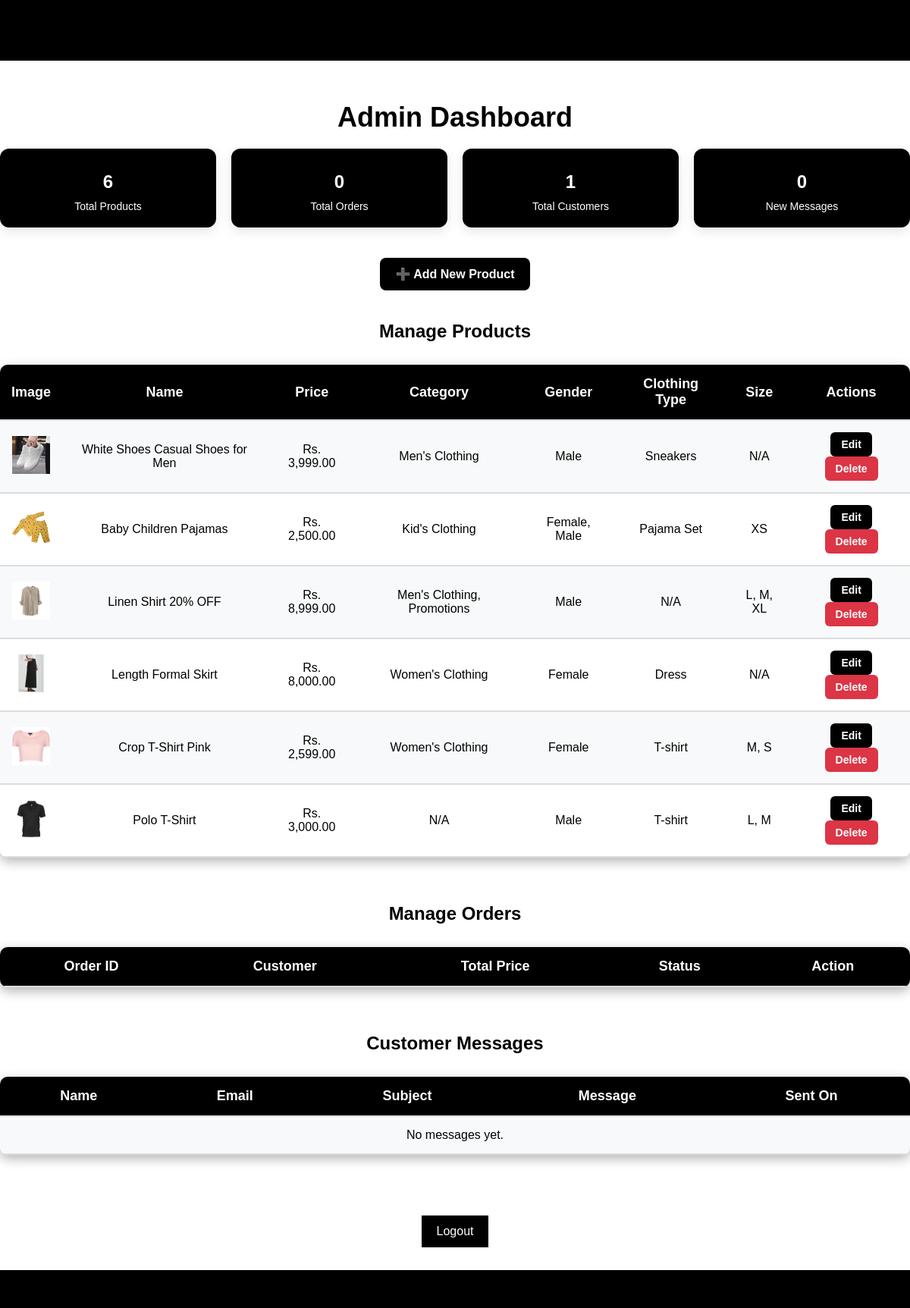
Page /admin/dashboard.php (signed in) on the committed database.
### tables this page shows
CREATE TABLE `products` (
  `id` int(11) NOT NULL,
  `name` varchar(255) NOT NULL,
  `image` varchar(255) NOT NULL,
  `description` text NOT NULL,
  `price` decimal(10,2) NOT NULL,
  `category` varchar(255) DEFAULT NULL,
  `gender` varchar(255) DEFAULT NULL,
  `clothing_type` varchar(255) DEFAULT NULL,
  `size` varchar(255) DEFAULT NULL
);

### admin/dashboard.php (the view, shortened to what this page needs)
<?php
include '../includes/db.php';
$totalProducts = $conn->query("SELECT COUNT(*) AS total FROM products")->fetch_assoc()['total'];
$totalOrders = $conn->query("SELECT COUNT(*) AS total FROM orders")->fetch_assoc()['total'];
$totalCustomers = $conn->query("SELECT COUNT(*) AS total FROM customers")->fetch_assoc()['total'];
$totalMessages = $conn->query("SELECT COUNT(*) AS total FROM messages WHERE status = 'unread'")->fetch_assoc()['total'];
?>
<!DOCTYPE html>
<html lang="en">
<head>
    <link rel="stylesheet" href="../css/admin.css?v=<?php echo time(); ?>">
</head>
<body>
<div class="admin-container">
    <h1>Admin Dashboard</h1>
    <div class="stats">
        <div class="stat-box"><h2><?php echo $totalProducts; ?></h2><p>Total Products</p></div>
        <div class="stat-box"><h2><?php echo $totalOrders; ?></h2><p>Total Orders</p></div>
        <div class="stat-box"><h2><?php echo $totalCustomers; ?></h2><p>Total Customers</p></div>
        <div class="stat-box"><h2><?php echo $totalMessages; ?></h2><p>New Messages</p></div>
    </div>
    <a href="add_product.php" class="btn add-product-btn">➕ Add New Product</a>
    <h2>Manage Products</h2>
    <table class="dashboard-table">
        <thead>
            <tr>
                <th>Image</th>
                <th>Name</th>
                <th>Price</th>
                <th>Category</th>
                <th>Gender</th>
                <th>Clothing Type</th>
                <th>Size</th>
                <th>Actions</th>
            </tr>
        </thead>
        <tbody>
            <?php
                $productQuery = $conn->query("
                SELECT p.id, p.name, p.price, p.image,
                GROUP_CONCAT(DISTINCT pg.gender SEPARATOR ', ') AS genders,
                GROUP_CONCAT(DISTINCT pct.clothing_type SEPARATOR ', ') AS clothing_types,
                GROUP_CONCAT(DISTINCT ps.size SEPARATOR ', ') AS sizes,
                GROUP_CONCAT(DISTINCT pc.category SEPARATOR ', ') AS categories
                FROM products p
                LEFT JOIN product_genders pg ON p.id = pg.product_id
                LEFT JOIN product_clothing_types pct ON p.id = pct.product_id
                LEFT JOIN product_sizes ps ON p.id = ps.product_id
                LEFT JOIN product_categories pc ON p.id = pc.product_id
                GROUP BY p.id
                ORDER BY p.id DESC");
                while ($product = $productQuery->fetch_assoc()) { ?>
                <tr>
                    <td><img src="../images/<?php echo $product['image']; ?>" width="50"></td>
                    <td><?php echo htmlspecialchars($product['name']); ?></td>
                    <td>Rs. <?php echo number_format($product['price'], 2); ?></td>
                    <td><?php echo htmlspecialchars($product['categories'] ?: 'N/A'); ?></td>
                    <td><?php echo htmlspecialchars($product['genders'] ?: 'N/A'); ?></td>
                    <td><?php echo htmlspecialchars($product['clothing_types'] ?: 'N/A'); ?></td>
                    <td><?php echo htmlspecialchars($product['sizes'] ?: 'N/A'); ?></td>
                    <td>
                        <a href="edit_product.php?id=<?php echo $product['id']; ?>" class="edit-btn">Edit</a>
                        <a href="delete_product.php?id=<?php echo $product['id']; ?>" class="delete-btn" onclick="return confirm('Are you sure?')">Delete</a>
                    </td>
                </tr>
            <?php } ?>
        </tbody>
    </table>
    <h2>Manage Orders</h2>
    <table class="dashboard-table">
        <thead>
            <tr>
                <th>Order ID</th>
                <th>Customer</th>
                <th>Total Price</th>
                <th>Status</th>
                <th>Action</th>
            </tr>
        </thead>
    </table>
    <h2>Customer Messages</h2>
    <table class="dashboard-table">
        <thead>
            <tr>
                <th>Name</th>
                <th>Email</th>
                <th>Subject</th>
                <th>Message</th>
                <th>Sent On</th>
            </tr>
        </thead>
        <tbody>
            <?php
            $messageQuery = $conn->query("SELECT * FROM messages ORDER BY created_at DESC");
            if ($messageQuery->num_rows > 0) {
                while ($message = $messageQuery->fetch_assoc()) { ?>
                    <tr class="<?php echo $message['status'] == 'unread' ? 'message-unread' : ''; ?>">
                        <td><?php echo htmlspecialchars($message['name']); ?></td>
                        <td><?php echo htmlspecialchars($message['email']); ?></td>
                        <td><?php echo htmlspecialchars($message['subject']); ?></td>
                        <td><?php echo nl2br(htmlspecialchars($message['message'])); ?></td>
                        <td><?php echo htmlspecialchars($message['created_at']); ?></td>
                    </tr>
                <?php }
            } else { ?>
                <tr><td colspan="6">No messages yet.</td></tr>
            <?php } ?>
        </tbody>
    </table>
    <a href="logout.php" class="logout-btn">Logout</a>
</div>
<?php include '../includes/footer.php'; ?>
</body>
</html>

### css/admin.css (style rules this page uses)
body { font-family: 'Poppins', sans-serif; background: #000000; margin: 0; padding: 0; display: flex; flex-direction: column; justify-content: flex-start; align-items: center; min-height: 100vh; }
.admin-container { max-width: 1200px; width: 100%; padding: 30px; background: white; box-shadow: 0 10px 30px rgba(0, 0, 0, 0.2); border-radius: 20px; text-align: center; margin-top: 80px; }
h1 { font-size: 36px; color: #000000; margin-bottom: 20px; }
.stats { display: flex; justify-content: space-between; gap: 20px; margin-bottom: 40px; flex-wrap: wrap; }
.stat-box { background: #000000; color: white; padding: 20px; border-radius: 12px; flex: 1; box-shadow: 0 5px 15px rgba(0, 0, 0, 0.1); text-align: center; min-width: 150px; }
.stat-box p { margin: 0; font-size: 14px; }
.stat-box h2 { margin: 10px 0; font-size: 24px; }
.btn { display: inline-block; padding: 12px 20px; border-radius: 8px; font-weight: bold; text-decoration: none; font-size: 16px; transition: background 0.3s ease, transform 0.2s ease; }
.add-product-btn { background: #000000; color: white; margin-bottom: 20px; }
.logout-btn { background: black; color: white; text-decoration: none; display: inline-block; margin-top: 20px; padding: 12px 20px; }
.dashboard-table { width: 100%; border-collapse: collapse; margin-top: 30px; margin-bottom: 60px; background: white; border-radius: 10px; box-shadow: 0 5px 15px rgba(0, 0, 0, 0.3); overflow: hidden; }
.dashboard-table th, .dashboard-table td { padding: 15px; text-align: center; border-bottom: 2px solid #ddd; font-size: 16px; }
.dashboard-table th { background: #000000; color: white; font-size: 18px; }
.dashboard-table td { background: #f8f9fa; }
.dashboard-table tr:nth-child(even) td { background: #ffffff; }
.edit-btn, .delete-btn { display: inline-block; padding: 8px 14px; font-size: 14px; font-weight: bold; text-decoration: none; border-radius: 6px; transition: background 0.3s ease, transform 0.2s ease; white-space: nowrap; }
.edit-btn { background: #000000; color: white; }
.delete-btn { background: #dc3545; color: white; }

### rows in the picture
products: image (picture), name "White Shoes Casual Shoes for Men", price "3,999.00", categories "Men's Clothing", genders "Male", clothing_types "Sneakers", sizes "N/A"
products: image (picture), name "Baby Children Pajamas", price "2,500.00", categories "Kid's Clothing", genders "Female, Male", clothing_types "Pajama Set", sizes "XS"
products: image (picture), name "Linen Shirt 20% OFF", price "8,999.00", categories "Men's Clothing, Promotions", genders "Male", clothing_types "N/A", sizes "L, M, XL"
products: image (picture), name "Length Formal Skirt", price "8,000.00", categories "Women's Clothing", genders "Female", clothing_types "Dress", sizes "N/A"
products: image (picture), name "Crop T-Shirt Pink", price "2,599.00", categories "Women's Clothing", genders "Female", clothing_types "T-shirt", sizes "M, S"
products: image (picture), name "Polo T-Shirt", price "3,000.00", categories "N/A", genders "Male", clothing_types "T-shirt", sizes "L, M"

### other values in the picture
$totalProducts "6"
$totalOrders "0"
$totalCustomers "1"
$totalMessages "0"
